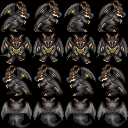

A 2D game scene composited from a Tiled map and its tileset images. What follows is a short description and the map's XML, with every tile layer's data as written:
An orthogonal 4x4 tile map with 32x32 px tiles, 1 tile layer (Tile Layer 1).

<map version="1.9" tiledversion="1.9.0" orientation="orthogonal" renderorder="right-down" width="4" height="4" tilewidth="32" tileheight="32" infinite="0" nextlayerid="2" nextobjectid="1">
 <tileset firstgid="1" source="drgon_pinterest01.tsx" />
 <layer id="1" name="Tile Layer 1" width="4" height="4">
  <data encoding="csv">
73,74,75,74,
49,50,51,50,
61,62,63,62,
85,86,87,86
</data>
 </layer>
</map>
